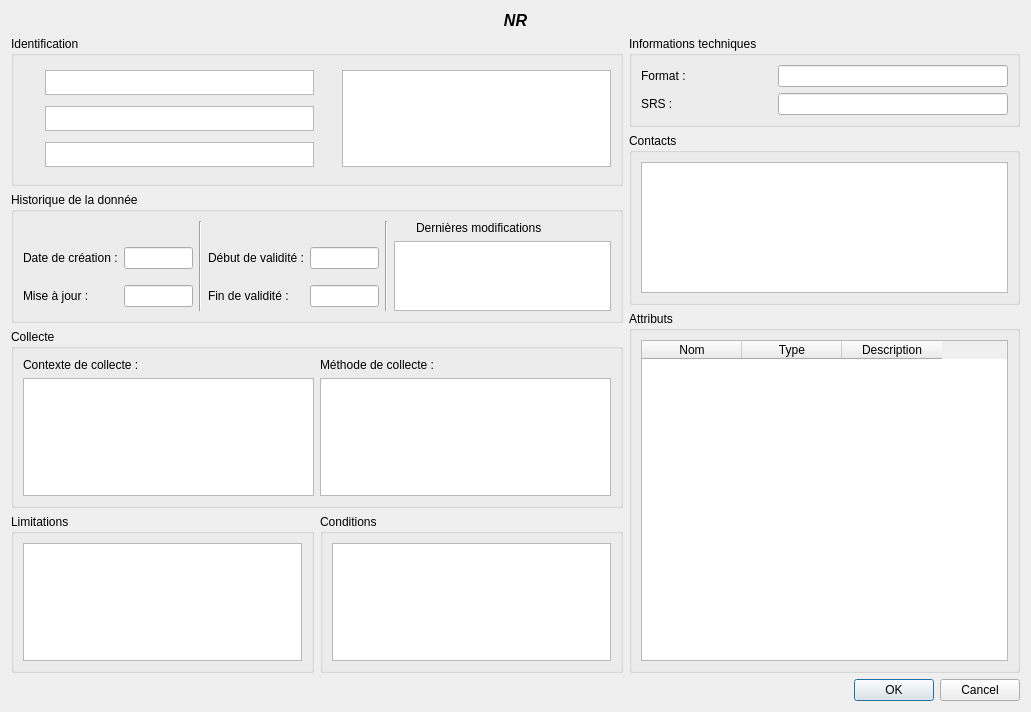
<?xml version="1.0" encoding="UTF-8"?>
<ui version="4.0">
 <class>MetadataDetails</class>
 <widget class="QDialog" name="MetadataDetails">
  <property name="geometry">
   <rect>
    <x>0</x>
    <y>0</y>
    <width>1031</width>
    <height>712</height>
   </rect>
  </property>
  <property name="windowTitle">
   <string>Dialog</string>
  </property>
  <layout class="QGridLayout" name="gridLayout_10">
   <item row="0" column="0" colspan="3">
    <widget class="QLabel" name="lbl_title">
     <property name="font">
      <font>
       <pointsize>12</pointsize>
       <weight>75</weight>
       <bold>true</bold>
      </font>
     </property>
     <property name="text">
      <string>&lt;html&gt;&lt;head/&gt;&lt;body&gt;&lt;p&gt;&lt;span style=&quot; font-style:italic;&quot;&gt;NR&lt;/span&gt;&lt;/p&gt;&lt;/body&gt;&lt;/html&gt;</string>
     </property>
     <property name="textFormat">
      <enum>Qt::AutoText</enum>
     </property>
     <property name="alignment">
      <set>Qt::AlignCenter</set>
     </property>
     <property name="wordWrap">
      <bool>true</bool>
     </property>
    </widget>
   </item>
   <item row="1" column="0" rowspan="2" colspan="2">
    <widget class="QGroupBox" name="grp_ident">
     <property name="sizePolicy">
      <sizepolicy hsizetype="Preferred" vsizetype="Preferred">
       <horstretch>0</horstretch>
       <verstretch>0</verstretch>
      </sizepolicy>
     </property>
     <property name="minimumSize">
      <size>
       <width>0</width>
       <height>0</height>
      </size>
     </property>
     <property name="title">
      <string>Identification</string>
     </property>
     <layout class="QGridLayout" name="gridLayout_3">
      <item row="0" column="0">
       <widget class="QLabel" name="lbl_owner">
        <property name="minimumSize">
         <size>
          <width>16</width>
          <height>16</height>
         </size>
        </property>
        <property name="maximumSize">
         <size>
          <width>20</width>
          <height>20</height>
         </size>
        </property>
        <property name="text">
         <string/>
        </property>
        <property name="pixmap">
         <pixmap resource="resources.qrc">:/plugins/Isogeo/resources/staff.svg</pixmap>
        </property>
        <property name="scaledContents">
         <bool>true</bool>
        </property>
       </widget>
      </item>
      <item row="0" column="1">
       <widget class="QTextEdit" name="val_owner">
        <property name="maximumSize">
         <size>
          <width>16777215</width>
          <height>25</height>
         </size>
        </property>
        <property name="readOnly">
         <bool>true</bool>
        </property>
       </widget>
      </item>
      <item row="0" column="2">
       <widget class="QLabel" name="lbl_abstract">
        <property name="minimumSize">
         <size>
          <width>16</width>
          <height>16</height>
         </size>
        </property>
        <property name="maximumSize">
         <size>
          <width>16</width>
          <height>16</height>
         </size>
        </property>
        <property name="text">
         <string/>
        </property>
        <property name="pixmap">
         <pixmap resource="resources.qrc">:/plugins/Isogeo/resources/font.svg</pixmap>
        </property>
        <property name="scaledContents">
         <bool>true</bool>
        </property>
       </widget>
      </item>
      <item row="0" column="3" rowspan="3">
       <widget class="QTextEdit" name="val_abstract">
        <property name="readOnly">
         <bool>true</bool>
        </property>
       </widget>
      </item>
      <item row="1" column="0">
       <widget class="QLabel" name="lbl_keywords">
        <property name="minimumSize">
         <size>
          <width>16</width>
          <height>16</height>
         </size>
        </property>
        <property name="maximumSize">
         <size>
          <width>16</width>
          <height>16</height>
         </size>
        </property>
        <property name="text">
         <string/>
        </property>
        <property name="pixmap">
         <pixmap resource="resources.qrc">:/plugins/Isogeo/resources/tags.svg</pixmap>
        </property>
        <property name="scaledContents">
         <bool>true</bool>
        </property>
        <property name="wordWrap">
         <bool>false</bool>
        </property>
       </widget>
      </item>
      <item row="1" column="1">
       <widget class="QTextEdit" name="val_keywords">
        <property name="maximumSize">
         <size>
          <width>16777215</width>
          <height>25</height>
         </size>
        </property>
        <property name="readOnly">
         <bool>true</bool>
        </property>
       </widget>
      </item>
      <item row="2" column="0">
       <widget class="QLabel" name="lbl_inspire_themes">
        <property name="minimumSize">
         <size>
          <width>16</width>
          <height>16</height>
         </size>
        </property>
        <property name="maximumSize">
         <size>
          <width>16</width>
          <height>16</height>
         </size>
        </property>
        <property name="text">
         <string/>
        </property>
        <property name="pixmap">
         <pixmap resource="resources.qrc">:/plugins/Isogeo/resources/leaf.svg</pixmap>
        </property>
        <property name="scaledContents">
         <bool>true</bool>
        </property>
       </widget>
      </item>
      <item row="2" column="1">
       <widget class="QTextEdit" name="val_inspire_themes">
        <property name="maximumSize">
         <size>
          <width>16777215</width>
          <height>25</height>
         </size>
        </property>
        <property name="readOnly">
         <bool>true</bool>
        </property>
       </widget>
      </item>
     </layout>
    </widget>
   </item>
   <item row="1" column="2">
    <widget class="QGroupBox" name="grp_technic">
     <property name="maximumSize">
      <size>
       <width>16777215</width>
       <height>16777215</height>
      </size>
     </property>
     <property name="title">
      <string>Informations techniques</string>
     </property>
     <layout class="QGridLayout" name="gridLayout_5">
      <item row="0" column="0">
       <widget class="QLabel" name="lbl_format">
        <property name="minimumSize">
         <size>
          <width>131</width>
          <height>0</height>
         </size>
        </property>
        <property name="text">
         <string>Format :</string>
        </property>
       </widget>
      </item>
      <item row="0" column="1">
       <widget class="QLineEdit" name="val_format">
        <property name="readOnly">
         <bool>true</bool>
        </property>
       </widget>
      </item>
      <item row="1" column="0">
       <widget class="QLabel" name="lbl_srs">
        <property name="minimumSize">
         <size>
          <width>131</width>
          <height>0</height>
         </size>
        </property>
        <property name="text">
         <string>SRS : </string>
        </property>
       </widget>
      </item>
      <item row="1" column="1">
       <widget class="QLineEdit" name="val_srs">
        <property name="readOnly">
         <bool>true</bool>
        </property>
       </widget>
      </item>
     </layout>
    </widget>
   </item>
   <item row="2" column="2" rowspan="2">
    <widget class="QgsCollapsibleGroupBox" name="grp_contacts">
     <property name="minimumSize">
      <size>
       <width>391</width>
       <height>0</height>
      </size>
     </property>
     <property name="maximumSize">
      <size>
       <width>16777215</width>
       <height>16777215</height>
      </size>
     </property>
     <property name="title">
      <string>Contacts</string>
     </property>
     <property name="checkable">
      <bool>false</bool>
     </property>
     <layout class="QGridLayout" name="gridLayout_2">
      <item row="0" column="0">
       <widget class="QTextEdit" name="val_contact">
        <property name="readOnly">
         <bool>true</bool>
        </property>
       </widget>
      </item>
     </layout>
    </widget>
   </item>
   <item row="3" column="0" rowspan="2" colspan="2">
    <widget class="QGroupBox" name="grp_history">
     <property name="minimumSize">
      <size>
       <width>0</width>
       <height>0</height>
      </size>
     </property>
     <property name="title">
      <string>Historique de la donnée</string>
     </property>
     <layout class="QGridLayout" name="gridLayout_4">
      <item row="0" column="2" rowspan="3">
       <widget class="Line" name="line_3">
        <property name="orientation">
         <enum>Qt::Vertical</enum>
        </property>
       </widget>
      </item>
      <item row="0" column="5" rowspan="3">
       <widget class="Line" name="line_4">
        <property name="orientation">
         <enum>Qt::Vertical</enum>
        </property>
       </widget>
      </item>
      <item row="0" column="6">
       <widget class="QLabel" name="lbl_last_events">
        <property name="maximumSize">
         <size>
          <width>16</width>
          <height>16</height>
         </size>
        </property>
        <property name="text">
         <string/>
        </property>
        <property name="pixmap">
         <pixmap resource="resources.qrc">:/plugins/Isogeo/resources/calendar.svg</pixmap>
        </property>
        <property name="scaledContents">
         <bool>true</bool>
        </property>
       </widget>
      </item>
      <item row="0" column="7">
       <widget class="QLabel" name="label">
        <property name="text">
         <string>Dernières modifications</string>
        </property>
       </widget>
      </item>
      <item row="1" column="0">
       <widget class="QLabel" name="lbl_data_crea">
        <property name="text">
         <string>Date de création :</string>
        </property>
       </widget>
      </item>
      <item row="1" column="1">
       <widget class="QLineEdit" name="val_data_crea">
        <property name="readOnly">
         <bool>true</bool>
        </property>
       </widget>
      </item>
      <item row="1" column="3">
       <widget class="QLabel" name="lbl_valid_start">
        <property name="text">
         <string>Début de validité :</string>
        </property>
       </widget>
      </item>
      <item row="1" column="4">
       <widget class="QLineEdit" name="val_valid_start">
        <property name="readOnly">
         <bool>true</bool>
        </property>
       </widget>
      </item>
      <item row="1" column="6" rowspan="2" colspan="2">
       <widget class="QListWidget" name="list_events">
        <property name="minimumSize">
         <size>
          <width>215</width>
          <height>0</height>
         </size>
        </property>
       </widget>
      </item>
      <item row="2" column="0">
       <widget class="QLabel" name="lbl_data_updt">
        <property name="text">
         <string>Mise à jour :</string>
        </property>
       </widget>
      </item>
      <item row="2" column="1">
       <widget class="QLineEdit" name="val_data_updt">
        <property name="readOnly">
         <bool>true</bool>
        </property>
       </widget>
      </item>
      <item row="2" column="3">
       <widget class="QLabel" name="lbl_valid_end">
        <property name="text">
         <string>Fin de validité :</string>
        </property>
       </widget>
      </item>
      <item row="2" column="4">
       <widget class="QLineEdit" name="val_valid_end">
        <property name="readOnly">
         <bool>true</bool>
        </property>
       </widget>
      </item>
     </layout>
     <zorder>lbl_data_updt</zorder>
     <zorder>lbl_valid_start</zorder>
     <zorder>lbl_data_crea</zorder>
     <zorder>lbl_valid_end</zorder>
     <zorder>list_events</zorder>
     <zorder>lbl_last_events</zorder>
     <zorder>label</zorder>
     <zorder>line_3</zorder>
     <zorder>line_4</zorder>
     <zorder>val_data_crea</zorder>
     <zorder>val_data_updt</zorder>
     <zorder>val_valid_start</zorder>
     <zorder>val_valid_end</zorder>
    </widget>
   </item>
   <item row="4" column="2" rowspan="3">
    <widget class="QGroupBox" name="grp_fields">
     <property name="title">
      <string>Attributs</string>
     </property>
     <layout class="QGridLayout" name="gridLayout">
      <item row="0" column="0">
       <widget class="QTableWidget" name="tbl_attributes">
        <column>
         <property name="text">
          <string>Nom</string>
         </property>
        </column>
        <column>
         <property name="text">
          <string>Type</string>
         </property>
        </column>
        <column>
         <property name="text">
          <string>Description</string>
         </property>
        </column>
       </widget>
      </item>
     </layout>
    </widget>
   </item>
   <item row="5" column="0" colspan="2">
    <widget class="QGroupBox" name="groupBox">
     <property name="title">
      <string>Collecte</string>
     </property>
     <layout class="QGridLayout" name="gridLayout_8">
      <item row="0" column="0">
       <widget class="QLabel" name="lbl_context">
        <property name="text">
         <string>Contexte de collecte :</string>
        </property>
       </widget>
      </item>
      <item row="0" column="1">
       <widget class="QLabel" name="lbl_method">
        <property name="text">
         <string>Méthode de collecte :</string>
        </property>
       </widget>
      </item>
      <item row="1" column="0">
       <widget class="QTextEdit" name="val_context">
        <property name="minimumSize">
         <size>
          <width>271</width>
          <height>0</height>
         </size>
        </property>
        <property name="readOnly">
         <bool>true</bool>
        </property>
       </widget>
      </item>
      <item row="1" column="1">
       <widget class="QTextEdit" name="val_method">
        <property name="minimumSize">
         <size>
          <width>271</width>
          <height>0</height>
         </size>
        </property>
        <property name="readOnly">
         <bool>true</bool>
        </property>
       </widget>
      </item>
     </layout>
    </widget>
   </item>
   <item row="6" column="0">
    <widget class="QGroupBox" name="grp_limitations">
     <property name="title">
      <string>Limitations</string>
     </property>
     <layout class="QGridLayout" name="gridLayout_7">
      <item row="0" column="0">
       <widget class="QTextEdit" name="val_limitations">
        <property name="readOnly">
         <bool>true</bool>
        </property>
       </widget>
      </item>
     </layout>
    </widget>
   </item>
   <item row="6" column="1">
    <widget class="QGroupBox" name="grp_conditions">
     <property name="title">
      <string>Conditions</string>
     </property>
     <layout class="QGridLayout" name="gridLayout_9">
      <item row="0" column="0">
       <widget class="QTextEdit" name="val_conditions">
        <property name="readOnly">
         <bool>true</bool>
        </property>
       </widget>
      </item>
     </layout>
    </widget>
   </item>
   <item row="7" column="2">
    <widget class="QDialogButtonBox" name="buttonBox">
     <property name="orientation">
      <enum>Qt::Horizontal</enum>
     </property>
     <property name="standardButtons">
      <set>QDialogButtonBox::Cancel|QDialogButtonBox::Ok</set>
     </property>
    </widget>
   </item>
  </layout>
 </widget>
 <customwidgets>
  <customwidget>
   <class>QgsCollapsibleGroupBox</class>
   <extends>QGroupBox</extends>
   <header>qgis.gui</header>
   <container>1</container>
  </customwidget>
 </customwidgets>
 <resources/>
 <connections>
  <connection>
   <sender>buttonBox</sender>
   <signal>accepted()</signal>
   <receiver>MetadataDetails</receiver>
   <slot>accept()</slot>
   <hints>
    <hint type="sourcelabel">
     <x>248</x>
     <y>254</y>
    </hint>
    <hint type="destinationlabel">
     <x>157</x>
     <y>274</y>
    </hint>
   </hints>
  </connection>
  <connection>
   <sender>buttonBox</sender>
   <signal>rejected()</signal>
   <receiver>MetadataDetails</receiver>
   <slot>reject()</slot>
   <hints>
    <hint type="sourcelabel">
     <x>316</x>
     <y>260</y>
    </hint>
    <hint type="destinationlabel">
     <x>286</x>
     <y>274</y>
    </hint>
   </hints>
  </connection>
 </connections>
</ui>
